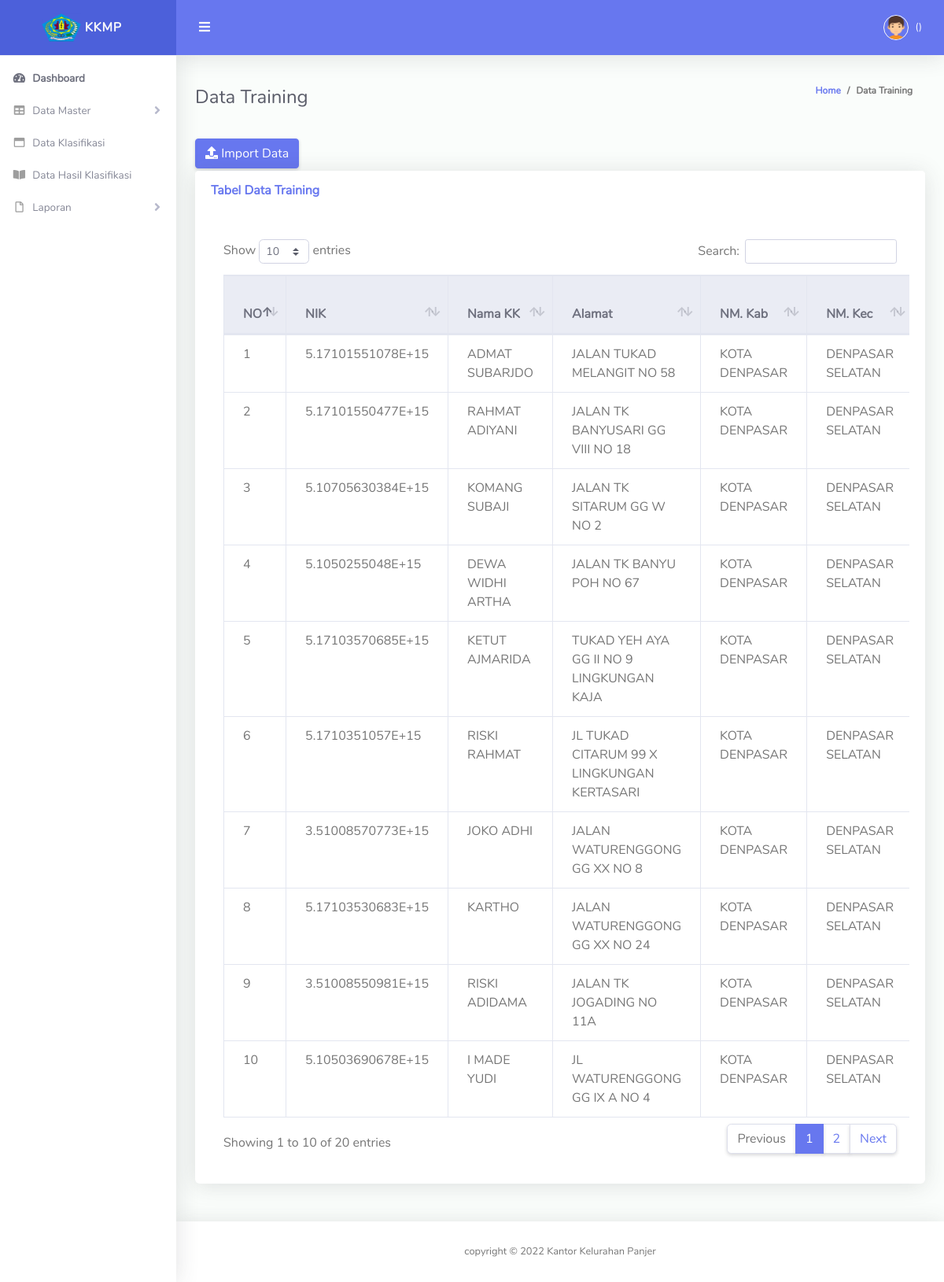
The page /dashboard.php?p=data_training on the database its author committed.
### tables this page shows
CREATE TABLE `tbl_training` (
  `id_training` int(11) NOT NULL,
  `nik` varchar(50) NOT NULL,
  `nama` varchar(50) NOT NULL,
  `alamat` varchar(50) NOT NULL,
  `nama_kab` varchar(50) NOT NULL,
  `nama_kec` varchar(50) NOT NULL,
  `nama_kel` varchar(50) NOT NULL,
  `umur` varchar(50) NOT NULL,
  `jml_tanggungan` varchar(50) NOT NULL,
  `pekerjaan` varchar(50) NOT NULL,
  `pendidikan` varchar(50) NOT NULL,
  `pendapatan` varchar(50) NOT NULL,
  `status_rmh` varchar(50) NOT NULL,
  `bahan_bakar` varchar(50) NOT NULL,
  `sumber_air` varchar(50) NOT NULL,
  `daya_listrik` varchar(50) NOT NULL,
  `aktual_kelas` varchar(50) NOT NULL
);

### Pages/data_training.php (the view, shortened to what this page needs)
<div class="container-fluid" id="container-wrapper">
  <div class="d-sm-flex align-items-center justify-content-between mb-4">
    <h2 class="h4 mb-0 text-gray-800">Data Training</h2>
    <ol class="breadcrumb">
      <li class="breadcrumb-item"><a href="#">Home</a></li>
      <li class="breadcrumb-item active" aria-current="page">Data Training</li>
    </ol>
  </div>
  <a href="dashboard.php?p=form" class="btn btn-primary" style="margin-bottom: 3px;"><i class="fa fa-upload"></i> Import Data</a>
  <div class="row mb-12">
    <div class="col-xl-12 col-md-6 mb-4">
       <div class="card mb-4">
        <div class="card-header py-3 d-flex flex-row align-items-center justify-content-between">
          <h6 class="m-0 font-weight-bold text-primary">Tabel Data Training</h6>
        </div>
        <div class="card-body">
          <div class="table-responsive p-3">
          <table class="table align-items-center table-hover table-bordered" id="dataTableHover">
            <thead class="thead-light">
              <tr>
                <th>NO</th>
                <th>NIK</th>
                <th>Nama KK</th>
                <th>Alamat</th>
                <th>NM. Kab</th>
                <th>NM. Kec</th>
              </tr>
              </thead>
                <tbody>
                      <?php
                      include"koneksi.php";
                      $no_a=1;
                      $query_a="SELECT * FROM tbl_training";
                      $sql_a=mysqli_query($connect, $query_a);
                      while($data_a=mysqli_fetch_array($sql_a)) {?>
                      <tr>
                        <td><?php echo $no_a;?></td>
                        <td><?php echo $data_a['nik'];?></td>
                        <td><?php echo $data_a['nama'];?></td>
                        <td><?php echo $data_a['alamat'];?></td>
                        <td><?php echo $data_a['nama_kab'];?></td>
                        <td><?php echo $data_a['nama_kec'];?></td>
                      </tr>
                      <?php $no_a++;}?>
                    </tbody>
                  </table>
                </div>
                </div>
              </div>
            </div>
          </div>
</div>

### rows shown on the page
tbl_training: nik "5.17101551078E+15", nama "ADMAT SUBARJDO", alamat "JALAN TUKAD MELANGIT NO 58", nama_kab "KOTA DENPASAR", nama_kec "DENPASAR SELATAN"
tbl_training: nik "5.17101550477E+15", nama "RAHMAT ADIYANI", alamat "JALAN TK BANYUSARI GG VIII NO 18", nama_kab "KOTA DENPASAR", nama_kec "DENPASAR SELATAN"
tbl_training: nik "5.10705630384E+15", nama "KOMANG SUBAJI", alamat "JALAN TK SITARUM GG W NO 2", nama_kab "KOTA DENPASAR", nama_kec "DENPASAR SELATAN"
tbl_training: nik "5.1050255048E+15", nama "DEWA WIDHI ARTHA", alamat "JALAN TK BANYU POH NO 67", nama_kab "KOTA DENPASAR", nama_kec "DENPASAR SELATAN"
tbl_training: nik "5.17103570685E+15", nama "KETUT AJMARIDA", alamat "TUKAD YEH AYA GG II NO 9 LINGKUNGAN KAJA", nama_kab "KOTA DENPASAR", nama_kec "DENPASAR SELATAN"
tbl_training: nik "5.1710351057E+15", nama "RISKI RAHMAT", alamat "JL TUKAD CITARUM 99 X LINGKUNGAN KERTASARI", nama_kab "KOTA DENPASAR", nama_kec "DENPASAR SELATAN"
tbl_training: nik "3.51008570773E+15", nama "JOKO ADHI", alamat "JALAN WATURENGGONG GG XX NO 8", nama_kab "KOTA DENPASAR", nama_kec "DENPASAR SELATAN"
tbl_training: nik "5.17103530683E+15", nama "KARTHO", alamat "JALAN WATURENGGONG GG XX NO 24", nama_kab "KOTA DENPASAR", nama_kec "DENPASAR SELATAN"
tbl_training: nik "3.51008550981E+15", nama "RISKI ADIDAMA", alamat "JALAN TK JOGADING NO 11A", nama_kab "KOTA DENPASAR", nama_kec "DENPASAR SELATAN"
tbl_training: nik "5.10503690678E+15", nama "I MADE YUDI", alamat "JL WATURENGGONG GG IX A NO 4", nama_kab "KOTA DENPASAR", nama_kec "DENPASAR SELATAN"
